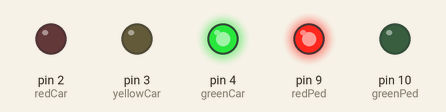
Simulated run of this sketch. Board: Arduino Uno, built with avr-gcc and run on an emulated ATmega328P. Shown: output pins drawn as LEDs (lit = HIGH).

Above: at 3.5 s.
At 8.0 s:
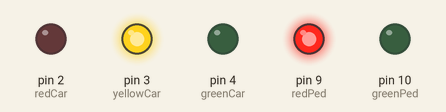
At 11.5 s:
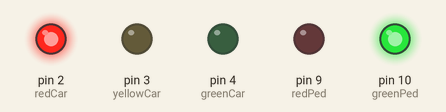
At 15.45 s:
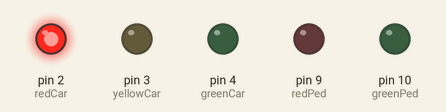
Timing chart, 0 to 20.3 s (numbered marks = the images above):
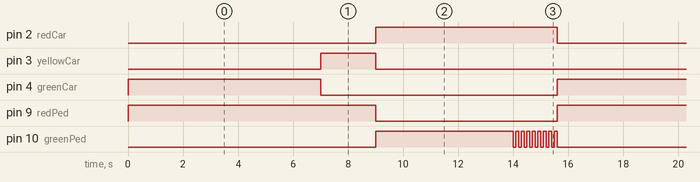

Measured:
- by itself, pin 2 (redCar): alternates HIGH for 6.6 s and LOW for 9.0 s
- by itself, pin 3 (yellowCar): alternates HIGH for 2.0 s and LOW for 13.6 s
- by itself, pin 4 (greenCar): alternates HIGH for 7.0 s and LOW for 8.6 s
- by itself, pin 9 (redPed): alternates HIGH for 9.0 s and LOW for 6.6 s
- by itself, pin 10 (greenPed): repeats every 15.6 s: 8 × (LOW 0.10 s, HIGH 0.10 s), LOW 9.0 s, HIGH 5.0 s

The sketch:

TIME_CONTROLLED_TRAFFIC_LIGHTS.ino
```cpp
 int redCar = 2;
int yellowCar = 3;
int greenCar = 4;
int greenPed = 10;
int redPed = 9;


void setup() {
  pinMode(redCar, OUTPUT);
pinMode(yellowCar, OUTPUT);
pinMode(greenCar, OUTPUT);
pinMode(redPed, OUTPUT);
pinMode(greenPed, OUTPUT);
//turn on the green light
digitalWrite(greenCar, HIGH);
digitalWrite(redPed, HIGH);
digitalWrite(redCar, LOW);
digitalWrite(yellowCar, LOW);
digitalWrite(greenPed, LOW);
//Like Arduino? Get 25 Arduino Step-by-step Projects Course
//20
Serial.begin(9600);
  // put your setup code here, to run once:

}

void loop() {

  // put your main code here, to run repeatedly:
  digitalWrite(greenCar, HIGH);
digitalWrite(redPed, HIGH);
digitalWrite(redCar, LOW);
digitalWrite(yellowCar, LOW);
digitalWrite(greenPed, LOW);
delay(7000);
digitalWrite(greenCar, LOW);
digitalWrite(yellowCar, HIGH);
delay(2000);
digitalWrite(yellowCar, LOW);
digitalWrite(redCar, HIGH);
digitalWrite(redPed, LOW);
digitalWrite(greenPed, HIGH);
delay(5000);
digitalWrite(greenPed, LOW);
delay(100);
digitalWrite(greenPed, HIGH);
delay(100);
digitalWrite(greenPed, LOW);
delay(100);
digitalWrite(greenPed, HIGH);
delay(100);
digitalWrite(greenPed, LOW);
delay(100);
digitalWrite(greenPed, HIGH);
delay(100);
digitalWrite(greenPed, LOW);
delay(100);
digitalWrite(greenPed, HIGH);
delay(100);
digitalWrite(greenPed, LOW);
delay(100);
digitalWrite(greenPed, HIGH);
delay(100);
digitalWrite(greenPed, LOW);
delay(100);
digitalWrite(greenPed, HIGH);
delay(100);
digitalWrite(greenPed, LOW);
delay(100);
digitalWrite(greenPed, HIGH);
delay(100);
digitalWrite(greenPed, LOW);
delay(100);
digitalWrite(greenPed, HIGH);
delay(100);


}
```
